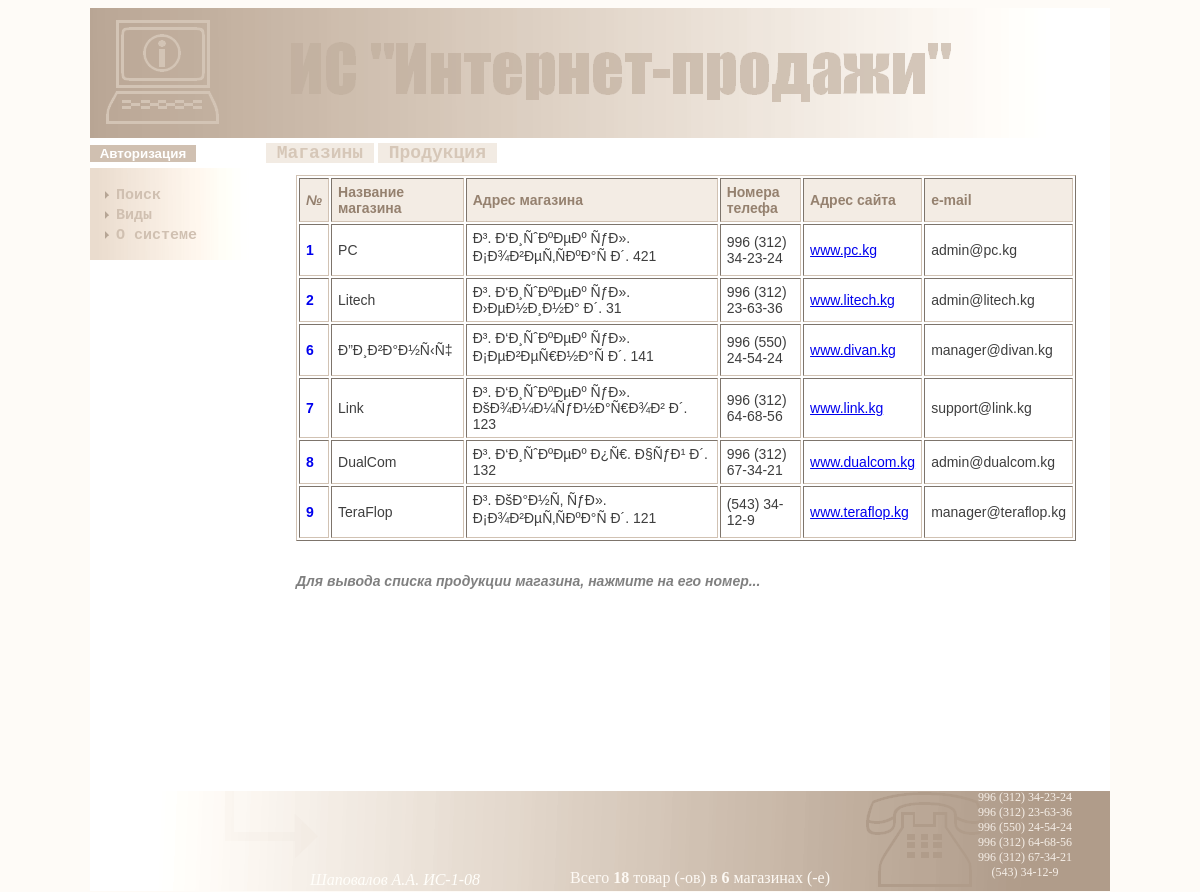
/index.php?link=shops, run on the app's committed database.
### tables this page shows
CREATE TABLE IF NOT EXISTS `shops` (
  `id` int(11) NOT NULL AUTO_INCREMENT,
  `name` varchar(255) DEFAULT NULL,
  `address` varchar(255) DEFAULT NULL,
  `tel` varchar(100) DEFAULT NULL,
  `site` varchar(100) DEFAULT NULL,
  `email` varchar(100) DEFAULT NULL,
  PRIMARY KEY (`id`),
  UNIQUE KEY `id_UNIQUE` (`id`)
);

### www/server/action.php (called while the page is built, shortened)
<?
if(isset($_GET['link']) and $_GET['link']=='products')
{
	include('server/products.php');
}
elseif(isset($_GET['link']) and $_GET['link']=='shops')
{
	include('server/shops.php');
}
elseif(isset($_GET['link']) and $_GET['link']=='orders')
{
	include('server/orders.php');
}
elseif(isset($_GET['link']) and $_GET['link']=='deliveries')
{
	include('server/deliveries.php');
}
elseif(isset($_GET['link']) and $_GET['link']=='search')
{
	include('server/search.php');
}
elseif(isset($_GET['link']) and $_GET['link']=='type')
{
	include('server/type.php');
}
elseif((isset($_GET['link']) and $_GET['link']=='about') or (!isset($_GET['link'])))
{
	include('server/about.php');
}
elseif(isset($_GET['link']) and $_GET['link']=='')
{
	$content='<b>Неверный запрос!!!</b>';
	$keywords='Неверный запрос';
	$title='Неверный запрос';
	$description='Неверный запрос к системе';
}
?>

### www/server/shops.php (the view, shortened to what this page needs)
<?
if(isset($_POST['edit_shop']) and $_SESSION['type']=='admin')
{
	if(!empty($_POST['edit_shopid']) and !empty($_POST['edit_name']) and !empty($_POST['edit_address']) and !empty($_POST['edit_tel']) and !empty($_POST['edit_site']) and !empty($_POST['edit_email']))
	{
		$edit_shopid=$_POST['edit_shopid'];
		$edit_name=$_POST['edit_name'];
		$edit_address=$_POST['edit_address'];
		$edit_tel=$_POST['edit_tel'];
		$edit_site=$_POST['edit_site'];
		$edit_email=$_POST['edit_email'];
		$update=$mysql->query("UPDATE shops SET name='$edit_name', address='$edit_address', tel='$edit_tel', site='$edit_site', email='$edit_email' WHERE id='$edit_shopid'");
		if($update)
		{$content='Информация о магазине <b> '.$edit_name.' </b>успешно обновлена!';}
		else{$content='<b>Ошибка при обновлении информации о магазине!</b>';}
	}
	else{$content='<b>Поля не должны содержать пустых значений!</b>';}
	$title='Обновление информации о магазине';
}
else{
if(isset($_GET['shop_edit']) and $_SESSION['type']=='admin')
{
	if(!empty($_GET['shop_edit']) and is_numeric($_GET['shop_edit']))
	{
		$shop_id=(int)$_GET['shop_edit'];
		$get_shop=$mysql->query("SELECT * FROM shops WHERE id='$shop_id'");
		if($get_shop)
		{
			$row=$get_shop->fetch_array();
			$content='<form method="post" action="'.$_SERVER['PHP_SELF'].'?'.$_SERVER['QUERY_STRING'].'"><table border=1><tr id="table_head"><td>№</td><td>Название</td><td>Адрес</td><td>Телефон</td><td>Сайт</td><td>e-mail</td></tr><tr><td><input type="hidden" name="edit_shopid" value="'.$row['id'].'">'.$row['id'].'</td><td><input type="text" name="edit_name" size="30" maxlength="255" value="'.$row['name'].'"></td><td><input type="text" name="edit_address" size="20" maxlength="255" value="'.$row['address'].'"></td><td><input type="text" name="edit_tel" size="10" maxlength="255" value="'.$row['tel'].'"></td><td><input type="text" name="edit_site" size="10" maxlength="255" value="'.$row['site'].'"></td><td><input type="text" name="edit_email" size="10" maxlength="255" value="'.$row['email'].'"></td></tr></table><br><input type="submit" name="edit_shop" value="Сохранить изменения"></form>';
		}
		else{$content='<b>Ошибка при выборке магазина!</b>';}
	}
	else{$content='<b>Некорректный параметр в строке запроса!</b>';}
	$title='Редактирование магазина';
}
else{
if(isset($_POST['add_shop']) and $_SESSION['type']=='admin')
{
	$title='Добавление магазина';
	if(empty($_POST['add_shop_email']) or empty($_POST['add_shop_site']) or empty($_POST['add_shop_tel']) or empty($_POST['add_shop_address']) or empty($_POST['add_shop_name']))
	{$content='<b>Пустые значения недопустимы!</b>';}
	else
	{
		$add_shop_email=$_POST['add_shop_email'];
		$add_shop_site=$_POST['add_shop_site'];
		$add_shop_tel=$_POST['add_shop_tel'];
		$add_shop_address=$_POST['add_shop_address'];
		$add_shop_name=$_POST['add_shop_name'];
		$insert=$mysql->query("INSERT INTO shops (`id`,`name`,`address`,`tel`,`site`,`email`) VALUES (NULL,'$add_shop_name','$add_shop_address','$add_shop_tel','$add_shop_site','$add_shop_email')");
		if($insert)
		{$content='Магазин успешно добавлен в базу данных!';}
		else{$content='<b>Возникли ошибки при добавлении магазина в базу данных!</b>';}
	}
}
else
{
if(isset($_POST['del_shop']) and isset($_POST['click_del']) and $_SESSION['type']=='admin')
		{
			$title='Удаление магазина';
			if(!empty($_POST['del_shop']))
			{
				$del_shop=(int)$_POST['del_shop'];
				$get_shops=$mysql->query("SELECT id FROM shops WHERE id='$del_shop'");
				$shop_row=$get_shops->fetch_array();
				if(!empty($shop_row))
				{
					$mysql->query('SET FOREIGN_KEY_CHECKS=0');
					$delete_product=$mysql->query("DELETE FROM products WHERE shop_id='$del_shop'");
					$delete_query=$mysql->query("DELETE FROM shops WHERE id='$del_shop'");
					if($delete_query and $delete_product)
					{
						$content='Магазин <b>№ '.$del_shop.'</b> успешно удален!';
					}
					else{$content='<b>Ошибка при удалении магазина!</b>';}
					$mysql->query('SET FOREIGN_KEY_CHECKS=1');
				}
				else{$content='<b>Такого магазина нет в базе данных!</b>';}
			}
			else{$content='<b>Пустые значения недопустимы!</b>';}
		}
else{
	if(!isset($_GET['shop']))
	{
		$query='SELECT * FROM `shops`';
		$result=$mysql->query($query);
if($result)
{
		if($_SESSION['type']=='admin')
		{
			if($result->num_rows!='0')
	{
	for($i=0;$row=$result->fetch_array(MYSQLI_ASSOC);$i++)
		{
	$cont[$i]=sprintf('<tr><td><a id="get_link" href="?link=shops&shop_edit=%s">%s</a></td><td>%s</td><td>%s</td><td>%s</td><td><a target="_blank" href="http://%s">%s</a></td><td>%s</td></tr>',
	$row['id'],$row['id'],$row['name'],$row['address'],$row['tel'],$row['site'],$row['site'],$row['email']);
		}
	$cnt=implode($cont);
	$content='<span id="info_txt">Для редактирования информации о магазине нажмите на его номер:</span><br><br><table width="780" border="1">'.
	'<tr id="table_head"><td><i>№</i></td><td>Название магазина</td><td>Адрес магазина</td><td>Номера телефа</td><td>Адрес сайта</td>
	<td>e-mail</td></tr>
	'.$cnt.'</table><br><br><span id="info_txt">Для удаления магазина введите его номер и нажмите на кнопку "Удалить":</span><br><br>
	<form action="'.$_SERVER['PHP_SELF'].'?'.$_SERVER['QUERY_STRING'].'" method="post">
	<label for="del_shop">При удалении магазина также удалятся все его товары!</label><br><br>
	<input type="text" name="del_shop" size="50" maxlength="255">
	<input type="submit" name="click_del" value="Удалить">
	</form><br><br>
	<span id="info_txt">Для добавления магазина в базу, заполните все поля и нажмите на кнопку "Добавить":</span>
	<br><br>
	<form action="'.$_SERVER['PHP_SELF'].'?'.$_SERVER['QUERY_STRING'].'" method="post">
	<table border=1 >
	<tr id="table_head"><td>Название</td><td>Адрес</td><td>Номер телефона</td><td>Адрес сайта</td><td>e-mail</td></tr><tr><td><input type="text" size="15" maxlength="255" name="add_shop_name"></td><td><input type="text" size="15" maxlength="255" name="add_shop_address"></td><td><input type="text" size="15" maxlength="255" name="add_shop_tel"></td><td><input type="text" size="20" maxlength="255" name="add_shop_site"></td><td><input type="text" size="20" mexlength="255" name="add_shop_email"</td></tr>
	</table>
	<br><input type="submit" name="add_shop" value="Добавить">
	</form>
	';
	}
	else{ $content='Таблица пуста!'; }
		}
		else{
	if($result->num_rows!='0')
	{
	for($i=0;$row=$result->fetch_array(MYSQLI_ASSOC);$i++)
		{
	$cont[$i]=sprintf('<tr><td><a id="get_link" href="?link=shops&shop=%s">%s</a></td><td>%s</td><td>%s</td><td>%s</td><td><a target="_blank" href="http://%s">%s</a></td><td>%s</td></tr>',
	$row['id'],$row['id'],$row['name'],$row['address'],$row['tel'],$row['site'],$row['site'],$row['email']);
		}
	$cnt=implode($cont);
	$content='<table width="780" border="1">'.
	'<tr id="table_head"><td><i>№</i></td><td>Название магазина</td><td>Адрес магазина</td><td>Номера телефа</td><td>Адрес сайта</td>
	<td>e-mail</td></tr>
	'.$cnt.'</table><br><br><span id="info_txt">Для вывода списка продукции магазина, нажмите на его номер...</span>';
	}
	else{ $content='Таблица пуста!'; }
		}
}
else{$content='<b>Магазинов нет в БД!</b>';}
	}
}
}
}
}
?>

### www/index.php (shortened to what this page needs)
<?
require('server/db.php');
include('server/action.php');
?>
<!DOCTYPE html PUBLIC "-//W3C//DTD XHTML 1.0 Transitional//EN" "http://www.w3.org/TR/xhtml1/DTD/xhtml1-transitional.dtd">
<html xmlns="http://www.w3.org/1999/xhtml">
<head>
<link rel="stylesheet" href="css/style.css"  />
</head>
<body>
<div id="site">
<? include('blocks/header.php')?>
<? include('blocks/top_menu.php')?>
<? include('blocks/left_menu.php')?>
<div id="content">
<? echo $content; ?>
</div>
<? include('blocks/footer.php')?>
</div>
</body>
</html>

### www/blocks/header.php
<div align="center" id="header"><img src="css/img/header.png" />
</div>

### www/blocks/top_menu.php (shortened to what this page needs)
<div id="top_menu">
<? include('server/onsite.php');?>
<a href="/index.php?link=shops">&nbsp;Магазины&nbsp;</a>
<a href="/index.php?link=products">&nbsp;Продукция&nbsp;</a>
</div>

### www/server/onsite.php (shortened to what this page needs)
<?
if(isset($_SESSION['login']))
{
	echo '<a href="'.$_SERVER['PHP_SELF'].'?exit&'.$_SERVER['QUERY_STRING'].'" id="exit" style="cursor:pointer; color:#D8C8BA; font-style:normal;background-color:#F2EBE3; font-weight:bold; border:none; margin-right:70px;">&nbsp;Выход&nbsp;</a>';
	$reg_user=$_SESSION['login'];
}
else
{
	echo '<button id="auth">&nbsp;Авторизация&nbsp;</button>';
}
?>

### www/blocks/left_menu.php (shortened to what this page needs)
<span id="left">
<div id="left_menu">
<p>
<img src="../css/img/menu_list_arrow.png" /><a href="/index.php?link=search">Поиск</a><br />
<img src="../css/img/menu_list_arrow.png" /><a href="/index.php?link=type">Виды</a><br />
<img src="../css/img/menu_list_arrow.png" /><a href="/index.php?link=about">О системе</a></p>
</div>
</span>

### www/blocks/footer.php (shortened to what this page needs)
<div align="center" id="footer"><img  src="css/img/footer.png" /> <p style="margin-top:-20px; margin-right:410px; color:#FFFEFA; font-style:italic;">Шаповалов А.А. ИС-1-08</p>
<?
$selec_prodt=$mysql->query('SELECT id FROM products');
$num_prod=$selec_prodt->num_rows;
$selec_shops=$mysql->query('SELECT id FROM shops');
$num_shops=$selec_shops->num_rows;
$selec_tel=$mysql->query('SELECT tel FROM shops LIMIT 6');
for($i=0;$row_tel=$selec_tel->fetch_array();$i++)
{
	$cnt_tel[$i]=$row_tel['tel'].'<br>';
}
echo '<p style="margin-top:-36px; margin-left:200px; color:#FDF9F4;">Всего <b>'.$num_prod.'</b> товар (-ов) в <b>'.$num_shops.'</b> магазинах (-е)</p>';
echo '<p style="margin-top:-113px; font-size:12px; margin-left:850px; color:#F4EDE6;">'.implode($cnt_tel).'</p>';
?>
</div>

### www/css/style.css (style rules this page uses)
body { background-image:none; background-color:#FEFBF7; }
table { background-color:#FFF; border-color:#D1C2B3; }
table td { padding-left:6px; padding-top:5px; padding-bottom:5px; padding-right:6px; font-size:14px; }
#table_head { background-color:#F3ECE4; font-weight:bold; color:#95816F; }
#get_link { font-weight:bold; text-decoration:none; }
#info_txt { font-style:italic; font-weight:bold; color:gray; }
#site { width:90%; max-width:1020px; min-width:1020px; margin:0 auto; background-color:#FFF; }
img { border:none; }
#auth { cursor:pointer; color:#FFF; font-style:normal;background-color:#D0C0B1; font-weight:bold; border:none; margin-right:70px; }
#top_menu { padding-top:5px; padding-bottom:5px; }
#top_menu a { background-color:#F2EBE3; text-decoration:none; cursor:pointer; font-family: "Courier New", Courier, monospace; font-size:18px; font-weight:900; color:#D6C7B8; font-style:normal; }
#left { float:left; width:200px; background-image:url(img/left_menu.png); height:auto; }
#left_menu { width:200px; height:auto; }
#left_menu p a { background-color:transparent; text-decoration:none; cursor:pointer; font-family: "Courier New", Courier, monospace; font-size:15px; font-weight:600; color:#D0C0B1; font-style:normal; margin-left:15px; padding-left:1px; padding-right:1px; padding-top:1px; }
#left_menu p img { margin-left:5px; margin-right:-10px; }
#content { padding-left:5px; padding-top:5px; color:#3E3E3E; background-color:#FFF; margin-left:201px; margin-top:2px; margin-bottom:2px; font-family:Tahoma, Geneva, sans-serif; font-size:14px; border:none; height:auto; }
#footer { padding-top:200px; }

### data on the page
shops: id "1", name "PC", address "Ð³. Ð‘Ð¸ÑˆÐºÐµÐº ÑƒÐ». Ð¡Ð¾Ð²ÐµÑ‚ÑÐºÐ°Ñ Ð´. 421", tel "996 (312) 34-23-24", site "www.pc.kg", email "admin@pc.kg"
shops: id "2", name "Litech", address "Ð³. Ð‘Ð¸ÑˆÐºÐµÐº ÑƒÐ». Ð›ÐµÐ½Ð¸Ð½Ð° Ð´. 31", tel "996 (312) 23-63-36", site "www.litech.kg", email "admin@litech.kg"
shops: id "6", name "Ð”Ð¸Ð²Ð°Ð½Ñ‹Ñ‡", address "Ð³. Ð‘Ð¸ÑˆÐºÐµÐº ÑƒÐ». Ð¡ÐµÐ²ÐµÑ€Ð½Ð°Ñ Ð´. 141", tel "996 (550) 24-54-24", site "www.divan.kg", email "manager@divan.kg"
shops: id "7", name "Link", address "Ð³. Ð‘Ð¸ÑˆÐºÐµÐº ÑƒÐ». ÐšÐ¾Ð¼Ð¼ÑƒÐ½Ð°Ñ€Ð¾Ð² Ð´. 123", tel "996 (312) 64-68-56", site "www.link.kg", email "support@link.kg"
shops: id "8", name "DualCom", address "Ð³. Ð‘Ð¸ÑˆÐºÐµÐº Ð¿Ñ€. Ð§ÑƒÐ¹ Ð´. 132", tel "996 (312) 67-34-21", site "www.dualcom.kg", email "admin@dualcom.kg"
shops: id "9", name "TeraFlop", address "Ð³. ÐšÐ°Ð½Ñ‚ ÑƒÐ». Ð¡Ð¾Ð²ÐµÑ‚ÑÐºÐ°Ñ Ð´. 121", tel "(543) 34-12-9", site "www.teraflop.kg", email "manager@teraflop.kg"

### other printed values
$num_prod "18"
$num_shops "6"
